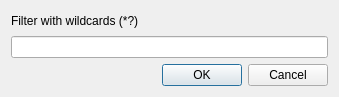
<?xml version="1.0" encoding="UTF-8"?>
<ui version="4.0">
 <class>addFilterDialog</class>
 <widget class="QDialog" name="addFilterDialog">
  <property name="geometry">
   <rect>
    <x>0</x>
    <y>0</y>
    <width>339</width>
    <height>97</height>
   </rect>
  </property>
  <property name="windowTitle">
   <string>Add filter element</string>
  </property>
  <property name="windowIcon">
   <iconset resource="../Icons.qrc">
    <normaloff>:/Icons/car.png</normaloff>:/Icons/car.png</iconset>
  </property>
  <layout class="QVBoxLayout" name="verticalLayout">
   <item>
    <widget class="QLabel" name="label">
     <property name="text">
      <string>Filter with wildcards (*?)</string>
     </property>
    </widget>
   </item>
   <item>
    <widget class="QLineEdit" name="lineEditFilter"/>
   </item>
   <item>
    <widget class="QDialogButtonBox" name="buttonBox">
     <property name="orientation">
      <enum>Qt::Horizontal</enum>
     </property>
     <property name="standardButtons">
      <set>QDialogButtonBox::Cancel|QDialogButtonBox::Ok</set>
     </property>
    </widget>
   </item>
  </layout>
 </widget>
 <resources>
  <include location="../Icons.qrc"/>
 </resources>
 <connections>
  <connection>
   <sender>buttonBox</sender>
   <signal>accepted()</signal>
   <receiver>addFilterDialog</receiver>
   <slot>accept()</slot>
   <hints>
    <hint type="sourcelabel">
     <x>248</x>
     <y>254</y>
    </hint>
    <hint type="destinationlabel">
     <x>157</x>
     <y>274</y>
    </hint>
   </hints>
  </connection>
  <connection>
   <sender>buttonBox</sender>
   <signal>rejected()</signal>
   <receiver>addFilterDialog</receiver>
   <slot>reject()</slot>
   <hints>
    <hint type="sourcelabel">
     <x>316</x>
     <y>260</y>
    </hint>
    <hint type="destinationlabel">
     <x>286</x>
     <y>274</y>
    </hint>
   </hints>
  </connection>
 </connections>
</ui>
